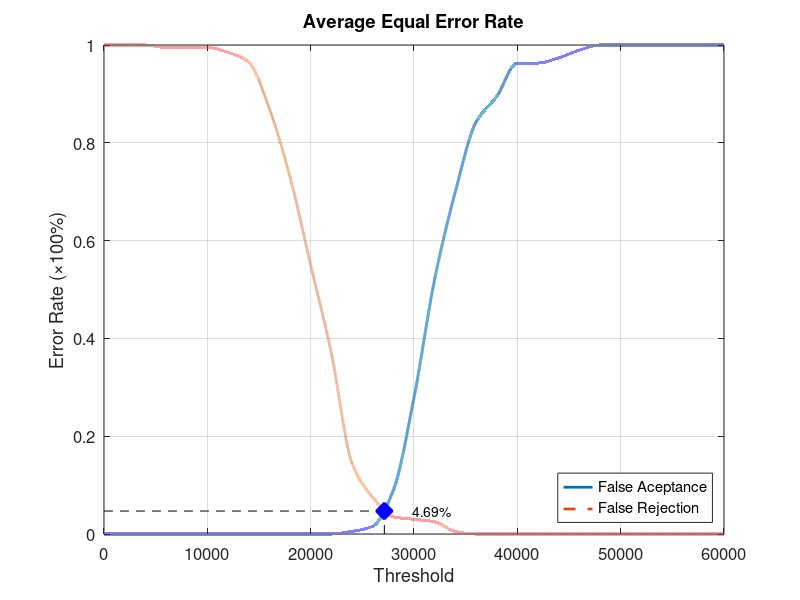
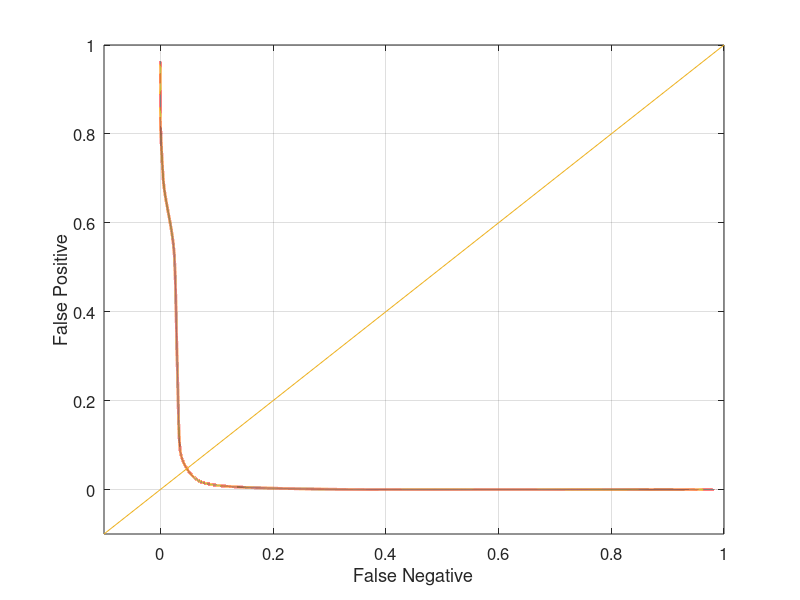

The MATLAB script that drew these images, in order:
function yEER = Database2_3
close all;
clear;
clc;
x = 0:2000:60000;
xq = 0:0.5:60000;

y0 = [0 0 0 0 0 0 0 0 0 0 0 0 0.00526316 0.0157895 0.0894737 0.278947 0.521053 0.7 0.842105 0.894737 0.963158 0.963158 0.973684 0.989474 1 1 1 1 1 1 1];
yy0 = interp1(x, y0, xq, 'pchip');
y1 = [1 1 1 0.995 0.995 0.995 0.985 0.965 0.87 0.73 0.55 0.37 0.145 0.075 0.035 0.03 0.025 0.005 0 0 0 0 0 0 0 0 0 0 0 0 0];
yy1 = interp1(x, y1, xq, 'pchip');

% Calculating EER: 
y2 = abs(y0 - y1);
find(y2 == min(y2))
yy2 = abs(yy0 - yy1);
xEER = find(yy2 == min(yy2));
xEERIndex = xq(xEER) % X-axis EER
yEER = yy0(xEER) % Y-axis EER

main = figure
plot(xq, yy0,'-','LineWidth', 2);	hold on
plot(xq, yy1,'--','LineWidth', 2);	hold on
plot([xEERIndex xEERIndex], [0 yEER], 'k--');	hold on
plot([0 xEERIndex], [yEER yEER], 'k--');	hold on
plot(xEERIndex, yEER, 'bx', 'LineWidth', 10);	hold on
text(xEERIndex + 10 * xEERIndex / 100, yEER, [num2str(round((10000 * yEER)) / 100) '%'])
legend('False Aceptance', 'False Rejection', 'Location', 'SouthEast')
xlabel('Threshold')
ylabel('Error Rate (\times100%)')
title('Average Equal Error Rate')
set(gca, 'FontSize', 12)
axis([0 60000 0 1])
grid on

print(main, 'Database2_3Main', '-dpng');
FNRxFPR = figure('Color', [1 1 1]);
plot(yy1, yy0, '-', yy1, yy0, 'LineWidth', 2);
hold on
y = -0.1:0.1:1
plot(y, y); 
set(gca, 'FontSize', 12)
xlabel('False Negative')
ylabel('False Positive')
axis([-0.1 1 -0.1 1])
set(gca, 'FontSize', 12)
grid on

print(FNRxFPR, 'Database2_3FNRxFPR','-dpng');
end
